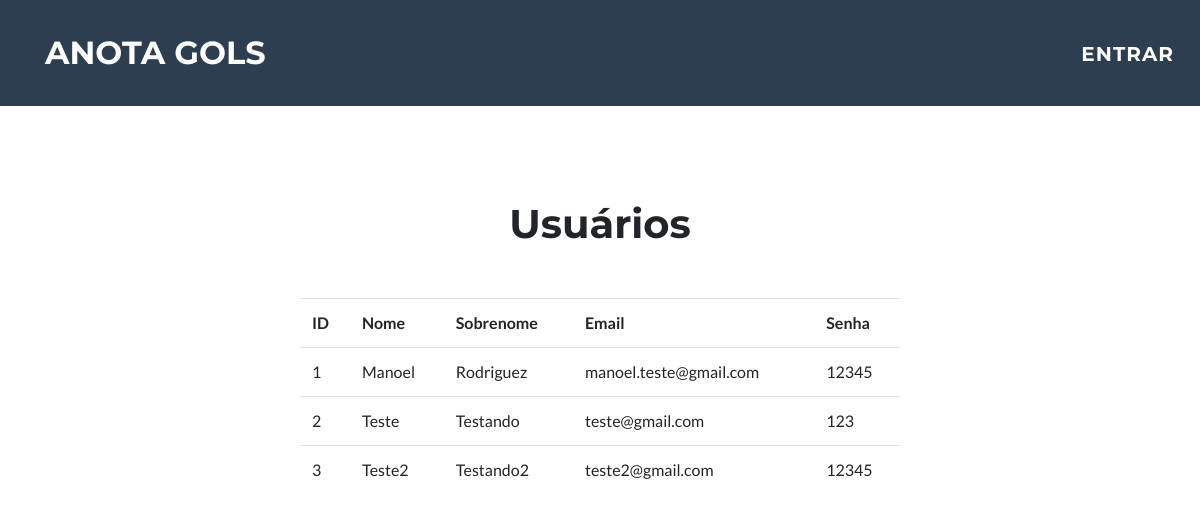
Page /exibir-usuarios.php on the committed database.
### tables this page shows
CREATE TABLE usuario(
id integer primary key autoincrement not null,
nome varchar(30) not null,
sobrenome varchar(30) not null,
email varchar(30) not null,
senha varchar(30) not null);

### Banco.php (called while the page is built, shortened)
<?php
class Banco
{
    private $dsn = "sqlite:artilharia.sqlite";
    public function conectar()
    {
        $this ->pdo = new PDO($this->dsn);
    }
}

### Usuario.php (called while the page is built, shortened)
<?php
class Usuario extends Banco {
    public function select()
    {
        $instrucao = $this->pdo->query("SELECT * FROM USUARIO");
        return $instrucao->fetchAll();
    }
}

### exibir-usuarios.php (the view, shortened to what this page needs)
<?php
require 'Banco.php';
require 'Usuario.php';
$usuario = new Usuario('usuarios');
$usuarios = $usuario->select();
?>
<!DOCTYPE html>
<html lang="pt-br">
    <head>
        <link href="vendor/bootstrap/css/bootstrap.min.css" rel="stylesheet">
        <link href="vendor/fontawesome-free/css/all.min.css" rel="stylesheet" type="text/css">
        <link href="vendor/magnific-popup/magnific-popup.css" rel="stylesheet" type="text/css">
        <link href="css/freelancer.css" rel="stylesheet">
    </head>
    <body>
        <nav class="navbar navbar-expand-lg bg-secondary fixed-top text-uppercase" id="mainNav">
            <div class="container">
                <a class="navbar-brand js-scroll-trigger" href="home.php">Anota Gols</a>
                <div class="collapse navbar-collapse" id="navbarResponsive">
                    <ul class="navbar-nav ml-auto">
                        <li class="nav-item mx-0 mx-lg-1">
                            <a class="nav-link py-3 px-0 px-lg-3 rounded" href="login.php" id="entrar" style="position: absolute; right: 10px; margin-top: -30px; font-size: 20px">Entrar</a>
                        </li>
                    </ul>
                </div>
            </div>
        </nav>      <meta charset="UTF-8">
        <link href="vendor/bootstrap/css/bootstrap.min.css" rel="stylesheet">
        <link href="vendor/fontawesome-free/css/all.min.css" rel="stylesheet" type="text/css">
        <link href="vendor/magnific-popup/magnific-popup.css" rel="stylesheet" type="text/css">
        <link href="css/freelancer.css" rel="stylesheet">
    </head>
<body>
    <nav class="navbar navbar-expand-lg bg-secondary fixed-top text-uppercase" id="mainNav">
        <div class="container">
            <a class="navbar-brand js-scroll-trigger" href="home.php">Anota Gols</a>
            <div class="collapse navbar-collapse" id="navbarResponsive">
                <ul class="navbar-nav ml-auto">
                    <li class="nav-item mx-0 mx-lg-1">
                        <a class="nav-link py-3 px-0 px-lg-3 rounded" href="login.php" id="entrar" style="position: absolute; right: 10px; margin-top: -30px; font-size: 20px">Entrar</a>
                    </li>
                </ul>
            </div>
        </div>
    </nav>
<center>
    <h1 style="margin-top: 200px">Usuários</h1>
    <table class="table" style="width: 600px">
        <tr id="topo">
            <td>ID</td>
            <td>Nome</td>
            <td>Sobrenome</td>
            <td>Email</td>
            <td>Senha</td>
        </tr>
        <?php foreach ($usuarios as $usuario): ?>
            <tr>
                <td><?= $usuario['id']; ?></td>
                <td><?= $usuario['nome']; ?></td>
                <td><?= $usuario['sobrenome']; ?></td>
                <td><?= $usuario['email']; ?></td>
                <td><?= $usuario['senha']; ?></td>
            </tr>
        <?php endforeach; ?>
    </table>
</center>
</body>
</html>

### css/freelancer.css (style rules this page uses)
body { font-family: 'Lato'; }
h1, h2, h3, h4, h5, h6 { font-weight: 700; font-family: 'Montserrat'; }
#mainNav { padding-top: 1rem; padding-bottom: 1rem; font-weight: 700; font-family: 'Montserrat'; }
#mainNav .navbar-brand { color: #fff; }
#mainNav .navbar-nav { margin-top: 1rem; letter-spacing: 0.0625rem; }
#mainNav .navbar-nav li.nav-item a.nav-link { color: #fff; }
@media (min-width: 992px) { #mainNav { padding-top: 1.5rem; padding-bottom: 1.5rem; -webkit-transition: padding-top 0.3s, padding-bottom 0.3s; transition: padding-top 0.3s, padding-bottom 0.3s; } }
@media (min-width: 992px) { #mainNav .navbar-brand { font-size: 2em; -webkit-transition: font-size 0.3s; transition: font-size 0.3s; } }
@media (min-width: 992px) { #mainNav .navbar-nav { margin-top: 0; } }
a { color: #18BC9C; }
.bg-secondary { background-color: #2C3E50 !important; }
a#entrar { right: 5px; }

### exibir-usuarios.php (style rules this page uses)
#topo td { font-weight: bold; }
.table { margin-top: 50px; }

### rows in the picture
usuario: id "1", nome "Manoel", sobrenome "Rodriguez", email "manoel.teste@gmail.com", senha "12345"
usuario: id "2", nome "Teste", sobrenome "Testando", email "teste@gmail.com", senha "123"
usuario: id "3", nome "Teste2", sobrenome "Testando2", email "teste2@gmail.com", senha "12345"
